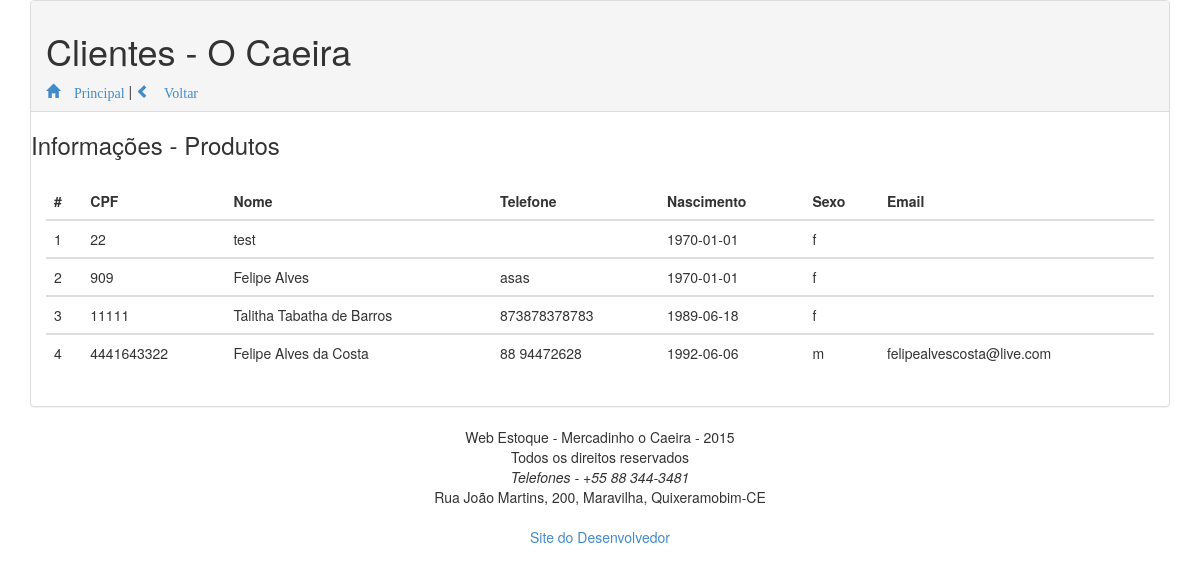
Screenshot of /app/view/cliente/visualizarCliente.php (signed in) with the database file from the repository.
### tables this page shows
CREATE TABLE IF NOT EXISTS `clientes` (
  `nome` varchar(50) NOT NULL,
  `cpf` bigint(11) NOT NULL,
  `telefone` varchar(15) NOT NULL,
  `nascimento` date NOT NULL,
  `sexo` varchar(1) NOT NULL,
  `email` varchar(50) NOT NULL,
  `rua` varchar(40) NOT NULL,
  `complemento` varchar(40) NOT NULL,
  `n` varchar(10) NOT NULL,
  `bairro` varchar(30) NOT NULL,
  `cidade` varchar(40) NOT NULL,
  `estado` varchar(40) NOT NULL,
  `cep` varchar(40) NOT NULL
);

### app/view/cliente/visualizarCliente.php (the view, shortened to what this page needs)
<!DOCTYPE html>
<html>
	<head>
	<link rel="stylesheet" type="text/css" href="../../model/css/bootstrap.css">
	<link rel="stylesheet" type="text/css" href="../../model/css/bootstrap.min.css">
	</head>
	<body class="container-fluid cadastro">
	<div  class="col-xs-12 col-md-12">
		<div class="panel panel-default">
			<div class="panel-heading">
			<h1 > Clientes - O Caeira</h1>
			<a href="../../"><span class="glyphicon glyphicon-home"> Principal</span></a> | <a href="index.php"> <span class="glyphicon glyphicon-chevron-left"> Voltar</span></a>
			</div>
			<h3>Informações -  Produtos</h3>
			<div class="panel-body">
				<table class="table table-hover">
					<thead>
						<th>#</th>
						<th>CPF</th>
						<th>Nome</th>
						<th>Telefone</th>
						<th>Nascimento</th>
						<th>Sexo</th>
						<th>Email</th>
					</thead>
			    	 <tbody>
	<?php
		include("../../model/connect.php");
        $sql = "SELECT cpf, nome, telefone, nascimento, sexo, email FROM clientes";
        $result = mysql_query($sql, $conecta);
		$numerador = 1;
		        while( $consulta = mysql_fetch_array($result)) {
		           print "<td>$numerador</td>";
		           print "<td>$consulta[cpf]</td>";
		           print "<td>$consulta[nome]</td>";
		           print "<td>$consulta[telefone]</td>";
		           print "<td>$consulta[nascimento]</td>";
		           print "<td>$consulta[sexo]</td>";
		           print "<td>$consulta[email]</td>";
		           print "</tbody>";
		           $numerador++;
		         }
	    		print "</table>";
		     ?>
			</div>
		</div>
	</div>
<?php
	require_once('../../model/footer.php');
?>

### rows the page displays
clientes: cpf "22", nome "test", nascimento "1970-01-01", sexo "f"
clientes: cpf "909", nome "Felipe Alves", telefone "asas", nascimento "1970-01-01", sexo "f"
clientes: cpf "11111", nome "Talitha Tabatha de Barros", telefone "873878378783", nascimento "1989-06-18", sexo "f"
clientes: cpf "4441643322", nome "Felipe Alves da Costa", telefone "88 94472628", nascimento "1992-06-06", sexo "m", email "felipealvescosta@live.com"
